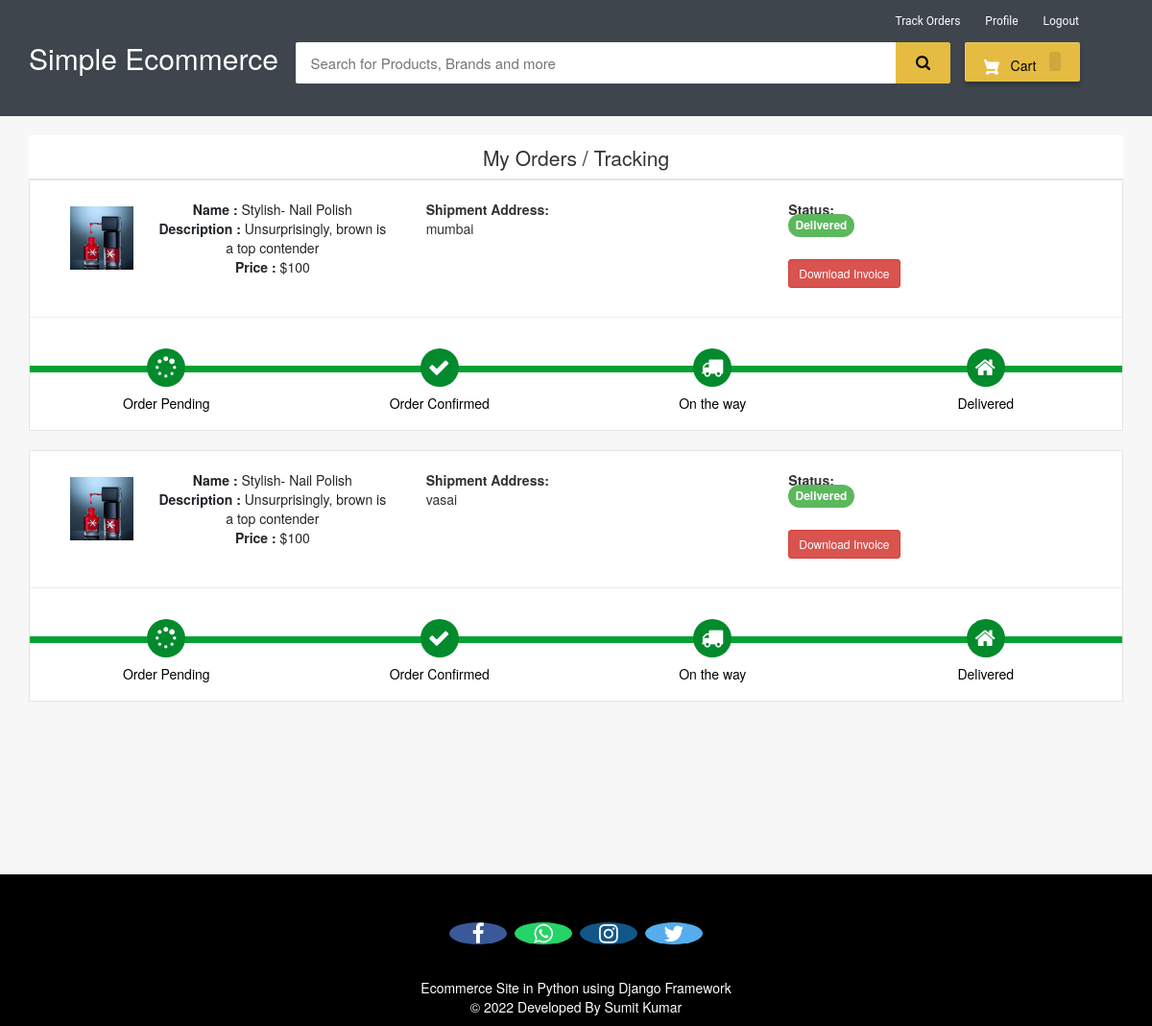
The app's page /my-order (signed in) with its own data.
### ecom/models.py (models this page shows, shortened)
class Product(models.Model):
    name=models.CharField(max_length=40)
    product_image= models.ImageField(upload_to='product_image/',null=True,blank=True)
    price = models.PositiveIntegerField()
    description=models.CharField(max_length=40)

class Orders(models.Model):
    STATUS =(
        ('Pending','Pending'),
        ('Order Confirmed','Order Confirmed'),
        ('Out for Delivery','Out for Delivery'),
        ('Delivered','Delivered'),
    )
    customer=models.ForeignKey('Customer', on_delete=models.CASCADE,null=True)
    product=models.ForeignKey('Product',on_delete=models.CASCADE,null=True)
    email = models.CharField(max_length=50,null=True)
    address = models.CharField(max_length=500,null=True)
    mobile = models.CharField(max_length=20,null=True)
    order_date= models.DateField(auto_now_add=True,null=True)
    status=models.CharField(max_length=50,null=True,choices=STATUS)

### ecom/views.py (the view)
# urls.py: path('my-order', views.my_order_view,name='my-order'),
@login_required(login_url='customerlogin')
@user_passes_test(is_customer)
def my_order_view(request):
    customer=models.Customer.objects.get(user_id=request.user.id)
    orders=models.Orders.objects.all().filter(customer_id = customer)
    ordered_products=[]
    for order in orders:
        ordered_product=models.Product.objects.all().filter(id=order.product.id)
        ordered_products.append(ordered_product)
    return render(request,'ecom/my_order.html',{'data':zip(ordered_products,orders)})

### ecom/views.py (called while the page is built)
def is_customer(user):
    return user.groups.filter(name='CUSTOMER').exists()

### templates/ecom/my_order.html (shortened to what this page needs)
{% extends 'ecom/customer_base.html' %}
{% load static %}
{% block content %}
<br>
<div class="container">
    <header class="card-header" style="text-align:center; font-size: 21px"> My Orders / Tracking </header>
    {% for products,order in data %}
    <article class="card">
        <div class="card-body">
            <ul class="row" style="margin-left:20px;margin-top:20px;">
                <li class="col-md-4">
                  <figure class="itemside mb-3">
                    {%for product in products%}
                      <div class="aside"><img src="{% static product.product_image.url %}" class="img-sm border"></div>
                      <figcaption class="info align-self-center">
                          <p class="title"><strong>Name : </strong>{{product.name}} <br> <strong>Description : </strong>{{product.description}} <br> <strong>Price : </strong>${{product.price}}</p>
                      </figcaption>
                  </figure>
                </li>
                <li class="col-md-4">
                    <div class="col"> <strong>Shipment Address:</strong> <br> {{order.address}}</div>
                </li>
                <li class="col-md-4">
                    <div class="col"> <strong>Status:</strong> <br>
                        {% if order.status == 'Pending'%}
                        <td> <span class="label label-info" style="font-size: 12px; border-radius: 30px;">{{order.status}}</span></td>
                        {% elif order.status == 'Delivered' %}
                        <td> <span class="label label-success" style="font-size: 12px; border-radius: 30px;">{{order.status}}</span></td>
                        {% elif order.status == 'Out for Delivery' %}
                        <td> <span class="label label-default" style="font-size: 12px; border-radius: 30px;">{{order.status}}</span></td>
                        {%else%}
                          <td> <span class="label label-primary" style="font-size: 12px; border-radius: 30px;">{{order.status}}</span></td>
                        {%endif%}
                    </div> <br>
                    <h4><a style="text-decoration:none;" href="{% url 'download-invoice' order.id product.id  %}" ><button class="btn btn-danger btn-sm">Download Invoice</button></a></h4>
                </li>
                {%endfor%}
            </ul>
            <hr>
            <div class="track">
                {%if order.status == 'Pending' %}
                <div class="step active"> <span class="icon"> <i style="padding-top:3px; padding-right:25px;" class="fa fa-spinner"></i> </span> <span class="text">Order Pending</span> </div>
                <div class="step "> <span class="icon"> <i style="padding-top:3px; padding-right:25px;" class="fa fa-check"></i> </span> <span class="text"> Order Confirmed</span> </div>
                <div class="step "> <span class="icon"> <i style="padding-top:3px; padding-right:25px;" class="fa fa-truck"></i> </span> <span class="text"> On the way </span> </div>
                <div class="step "> <span class="icon"> <i style="padding-top:3px; padding-right:25px;" class="fa fa-home"></i> </span> <span class="text">Delivered</span> </div>
                {%else%}
                <div class="step active"> <span class="icon"> <i style="padding-top:3px; padding-right:25px;" class="fa fa-spinner"></i> </span> <span class="text">Order Pending</span> </div>
                <div class="step active"> <span class="icon"> <i style="padding-top:3px; padding-right:25px;" class="fa fa-check"></i> </span> <span class="text"> Order Confirmed</span> </div>
                <div class="step active"> <span class="icon"> <i style="padding-top:3px; padding-right:25px;" class="fa fa-truck"></i> </span> <span class="text"> On the way </span> </div>
                <div class="step active"> <span class="icon"> <i style="padding-top:3px; padding-right:25px;" class="fa fa-home"></i> </span> <span class="text">Delivered</span> </div>
                {%endif%}
            </div>
        </div>
    </article><br>
    {%endfor%}
</div>
<br><br><br><br><br>
{% endblock content %}

### templates/ecom/customer_base.html (shortened to what this page needs)
<html>
{% load static %}
<head>
<link rel="stylesheet" href="https://maxcdn.bootstrapcdn.com/bootstrap/3.3.0/css/bootstrap.min.css">
<link rel="stylesheet" href="https://maxcdn.bootstrapcdn.com/font-awesome/4.7.0/css/font-awesome.min.css">
</head>
<body>
<div id="navbar">
    <div class="container">
        <div class="row row1">
            <ul class="largenav pull-right">
                <li class="upper-links"><a class="links" href="/my-order">Track Orders</a></li>
                <li class="upper-links"><a class="links" href="/my-profile">Profile</a></li>
                <li class="upper-links"><a class="links" href="/logout">Logout</a></li>
            </ul>
        </div>
        <div class="row row2">
            <div class="col-sm-3">
                <h2 style="margin:0px;"><a style="text-decoration:none; color:white;" href="/"><span class="largenav">Simple Ecommerce </span></a></h2>
            </div>
            <div class="navbar-search smallsearch col-sm-7 col-xs-11">
              <form  action="/search" method="get">
                <div class="row"> <input class="navbar-input col-xs-11" type="search" placeholder="Search for Products, Brands and more" name="query" id="query">
                  <button class="navbar-button col-xs-1" type="submit">
                  </button>
                </div>
              </form>
            </div>
            <div class="cart1 largenav col-sm-2"> <a class="cart-button" href="/cart">  Cart <span class="item-number ">{{ product_count_in_cart }}</span> </a> </div>
        </div>
    </div>
</div>
{% block content %}
{% endblock content %}
<br><br><br>
<footer>
  <br>
  <p>
    <a href="#" class="fa fa-facebook"></a>
    <a href="#" class="fa fa-whatsapp"></a>
    <a href="#" class="fa fa-instagram"></a>
    <a href="#" class="fa fa-twitter"></a>
  </p>
  <br>
  <div class="container">
    <div class="row">
      <div class="col-md-12 col-sm-12">
        <div style="color:#ffffff;" class="wow fadeInUp footer-copyright">
          <p>Ecommerce Site in Python using Django Framework<br>
            &copy; 2022 Developed By Sumit Kumar </p>
        </div>
      </div>
    </div>
  </div>
</footer>
</body>
</html>

### templates/ecom/customer_base.html (style rules this page uses)
body { background-color: #f7f7f7; }
#navbar { background-color: #3e454c; color: black; }
.row1 { padding-top: 10px; padding-right: 50px }
.row2 { padding-bottom: 20px }
.navbar-input { padding: 11px 16px; border-radius: 2px 0 0 2px; border: 0 none; outline: 0 none; font-size: 15px }
.navbar-button { background-color: #e5bc41; border: 1px solid #e5bc41; border-radius: 0 2px 2px 0; color: #565656; padding: 10px 0; height: 43px; cursor: pointer }
.cart-button { background-color: #E5BC41; box-shadow: 0 4px 4px 0 rgba(0, 0, 0, .23), inset 1px 1px 0 0 hsla(0, 0%, 100%, .2); padding: 10px 0; text-align: center; height: 41px; border-radius: 2px; font-weight: 500; width: 120px; display: inline-block; color: #FFFFFF; text-decoration: none; color: inherit; border: none; outline: none }
.cart-svg { display: inline-block; width: 16px; height: 16px; vertical-align: middle; margin-right: 8px }
.item-number { border-radius: 3px; background-color: rgba(0, 0, 0, .1); height: 20px; padding: 3px 6px; font-weight: 500; display: inline-block; color: #fff; line-height: 12px; margin-left: 10px }
.upper-links { display: inline-block; padding: 0 11px; line-height: 23px; font-family: 'Roboto', sans-serif; letter-spacing: 0; color: inherit; border: none; outline: none; font-size: 12px }
.links { color: #fff; text-decoration: none }
.largenav { display: none }
.smallsearch { margin-left: 15px; margin-top: 15px }
footer { padding: 0px 0px 0px 0px; background-color: black; margin: 0px; }
.fa { font-size: 23px; width: 60px; text-align: center; text-decoration: none; margin: 5px 2px; border-radius: 50%; }
.fa-facebook { background: #3B5998; color: white; margin-top: 30px; }
.fa-whatsapp { background: #25d366; color: white; }
.fa-twitter { background: #55ACEE; color: white; }
.fa-instagram { background: #125688; color: white; }
p { text-align: center; }
@media screen and (min-width: 768px) { .largenav { display: block } }
@media screen and (min-width: 768px) { .smallsearch { margin: 0px } }

### templates/ecom/my_order.html (style rules this page uses)
body { background-color: #f7f7f7; }
.container { margin-top: 0px; margin-bottom: 0px }
.card { position: relative; display: -webkit-box; display: -ms-flexbox; display: flex; -webkit-box-orient: vertical; -webkit-box-direction: normal; -ms-flex-direction: column; flex-direction: column; min-width: 0; word-wrap: break-word; background-color: #fff; background-clip: border-box; border: 1px solid rgba(0, 0, 0, 0.1); border-radius: 0.10rem }
.card-header:first-child { border-radius: calc(0.37rem - 1px) calc(0.37rem - 1px) 0 0 }
.card-header { padding: 0.75rem 1.25rem; margin-bottom: 0; background-color: #fff; border-bottom: 1px solid rgba(0, 0, 0, 0.1) }
.track { position: relative; background-color: #ddd; height: 7px; display: -webkit-box; display: -ms-flexbox; display: flex; margin-bottom: 60px; margin-top: 50px }
.track .step { -webkit-box-flex: 1; -ms-flex-positive: 1; flex-grow: 1; width: 25%; margin-top: -18px; text-align: center; position: relative }
.track .step.active:before { background: #05a134 }
.track .step::before { height: 7px; position: absolute; content: ""; width: 100%; left: 0; top: 18px }
.track .step.active .icon { background: #038a2c; color: #fff }
.track .icon { display: inline-block; width: 40px; height: 40px; line-height: 40px; position: relative; border-radius: 100%; background: #ddd }
.track .step.active .text { font-weight: 400; color: #000 }
.track .text { display: block; margin-top: 7px }
.itemside { position: relative; display: -webkit-box; display: -ms-flexbox; display: flex; width: 100% }
.itemside .aside { position: relative; -ms-flex-negative: 0; flex-shrink: 0 }
.img-sm { width: 80px; height: 80px; padding: 7px }
ul.row, ul.row-sm { list-style: none; padding: 0 }
.itemside .info { padding-left: 15px; padding-right: 7px }
.itemside .title { display: block; margin-bottom: 5px; color: #212529 }
p { margin-top: 0; margin-bottom: 1rem }

### records on screen
Orders: address "mumbai", status "Delivered", shows "Order Pending"
Product: product_image (picture), name "Stylish- Nail Polish", description "Unsurprisingly, brown is a top contender", price "100"
Orders: address "vasai", status "Delivered", shows "Order Pending"
